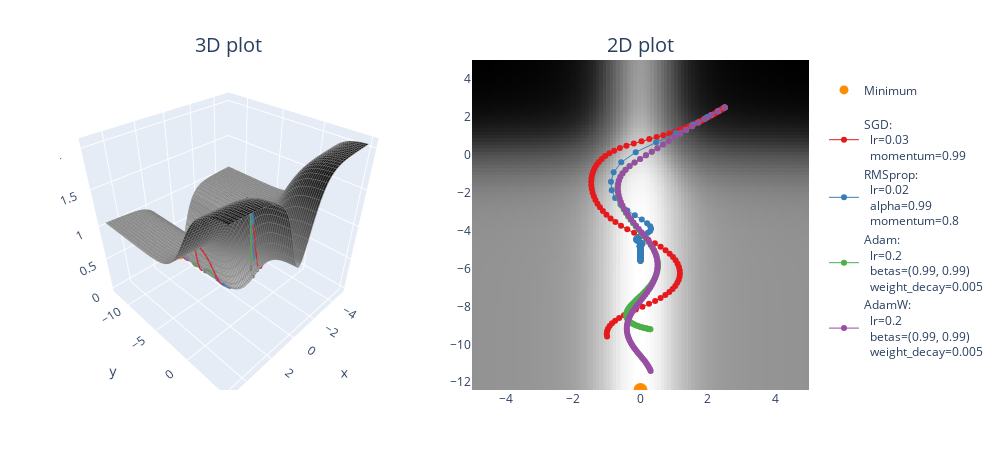

This figure's notebook cell:
### Markdown cell above
### Exercise - experiment with different optimizers & params

> ```yaml
> Difficulty: 🔴🔴⚪⚪⚪
> Importance: 🔵🔵🔵⚪⚪
>
> You should spend up to 20-30 minutes on this exercise.
> ```

We've given you a function below which works just like `opt_fn_with_sgd` from earlier, but takes in a general optimizer and hyperparameters (as a dictionary of keyword arguments like `lr` and `momentum`).

You should use this function to play around with different optimizers and hyperparameters, comparing their performance. The code below gives one example of such a comparison, run it now and see what you get:

### Code cell
def opt_fn(
    fn: Callable,
    xy: Tensor,
    optimizer_class,
    optimizer_hyperparams: dict,
    n_iters: int = 100,
) -> Tensor:
    """Optimize the a given function starting from the specified point.

    optimizer_class: one of the optimizers you've defined, either SGD, RMSprop, or Adam
    optimzer_kwargs: keyword arguments passed to your optimiser (e.g. lr and weight_decay)
    """
    assert xy.requires_grad

    optimizer = optimizer_class([xy], **optimizer_hyperparams)

    xy_list = [
        xy.detach().clone()
    ]  # so that we don't unintentionally modify past values in `xy_list`

    for i in range(n_iters):
        fn(xy[0], xy[1]).backward()
        optimizer.step()
        optimizer.zero_grad()
        xy_list.append(xy.detach().clone())

    return t.stack(xy_list)


points = []

optimizer_list = [
    (SGD, {"lr": 0.03, "momentum": 0.99}),
    (RMSprop, {"lr": 0.02, "alpha": 0.99, "momentum": 0.8}),
    (Adam, {"lr": 0.2, "betas": (0.99, 0.99), "weight_decay": 0.005}),
    (AdamW, {"lr": 0.2, "betas": (0.99, 0.99), "weight_decay": 0.005}),
]

for optimizer_class, params in optimizer_list:
    xy = t.tensor([2.5, 2.5], requires_grad=True)
    xys = opt_fn(
        pathological_curve_loss,
        xy=xy,
        optimizer_class=optimizer_class,
        optimizer_hyperparams=params,
    )
    points.append((xys, optimizer_class, params))

plot_fn_with_points(pathological_curve_loss, min_points=[(0, "y_min")], points=points)
